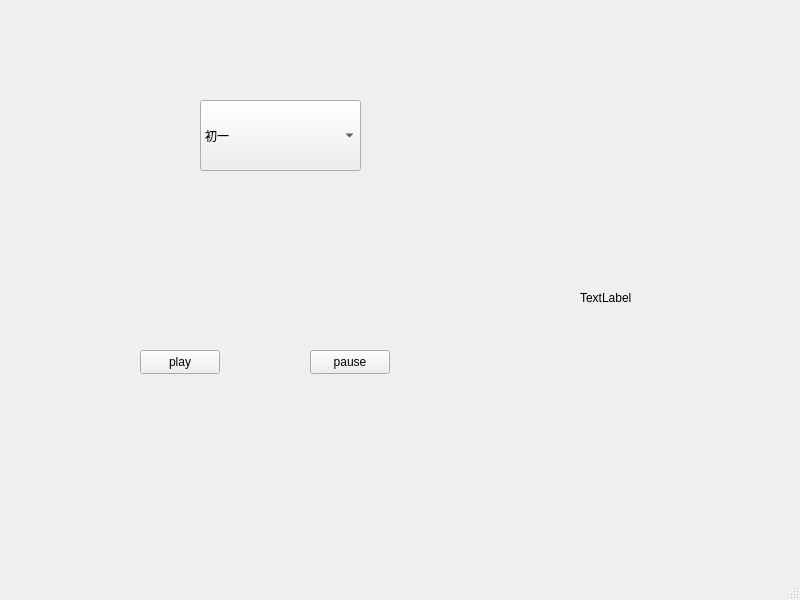
<?xml version="1.0" encoding="UTF-8"?>
<ui version="4.0">
 <class>MainWindow</class>
 <widget class="QMainWindow" name="MainWindow">
  <property name="geometry">
   <rect>
    <x>0</x>
    <y>0</y>
    <width>800</width>
    <height>600</height>
   </rect>
  </property>
  <property name="windowTitle">
   <string>MainWindow</string>
  </property>
  <widget class="QWidget" name="centralwidget">
   <widget class="QComboBox" name="comboBox">
    <property name="geometry">
     <rect>
      <x>200</x>
      <y>100</y>
      <width>161</width>
      <height>71</height>
     </rect>
    </property>
    <item>
     <property name="text">
      <string>初一</string>
     </property>
    </item>
    <item>
     <property name="text">
      <string>初二</string>
     </property>
    </item>
    <item>
     <property name="text">
      <string>初三</string>
     </property>
    </item>
    <item>
     <property name="text">
      <string>高一</string>
     </property>
    </item>
    <item>
     <property name="text">
      <string>高二</string>
     </property>
    </item>
    <item>
     <property name="text">
      <string>高三</string>
     </property>
    </item>
   </widget>
   <widget class="QLabel" name="label2">
    <property name="geometry">
     <rect>
      <x>580</x>
      <y>290</y>
      <width>60</width>
      <height>16</height>
     </rect>
    </property>
    <property name="text">
     <string>TextLabel</string>
    </property>
   </widget>
   <widget class="QPushButton" name="play">
    <property name="geometry">
     <rect>
      <x>140</x>
      <y>350</y>
      <width>80</width>
      <height>24</height>
     </rect>
    </property>
    <property name="text">
     <string>play</string>
    </property>
   </widget>
   <widget class="QPushButton" name="pause">
    <property name="geometry">
     <rect>
      <x>310</x>
      <y>350</y>
      <width>80</width>
      <height>24</height>
     </rect>
    </property>
    <property name="text">
     <string>pause</string>
    </property>
   </widget>
  </widget>
  <widget class="QMenuBar" name="menubar">
   <property name="geometry">
    <rect>
     <x>0</x>
     <y>0</y>
     <width>800</width>
     <height>21</height>
    </rect>
   </property>
  </widget>
  <widget class="QStatusBar" name="statusbar"/>
 </widget>
 <resources/>
 <connections/>
</ui>
